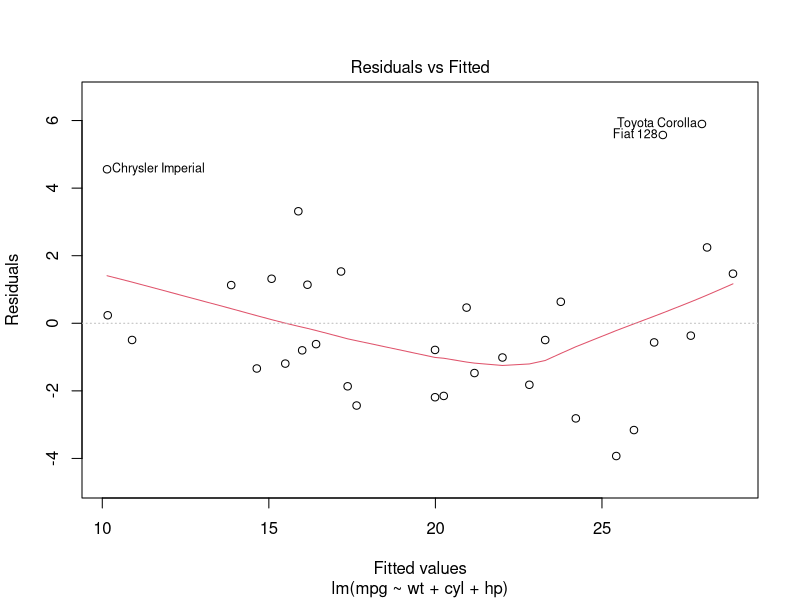
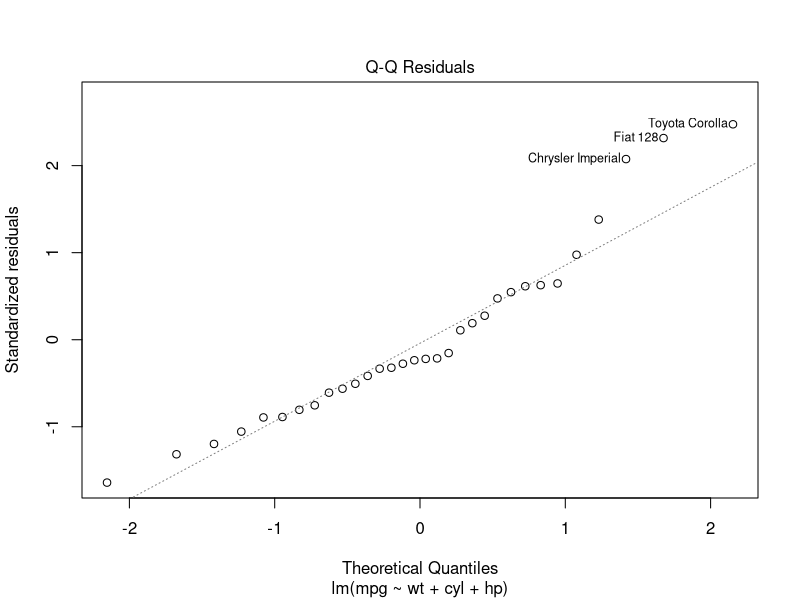
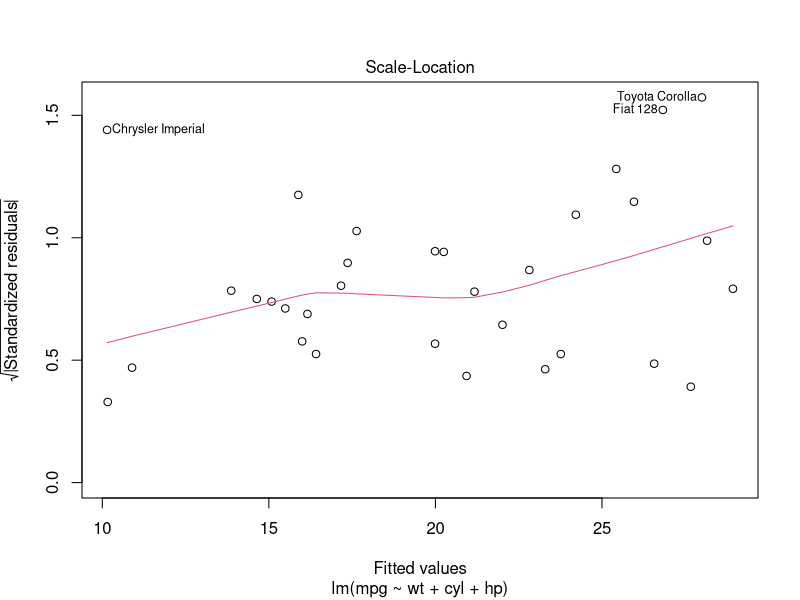
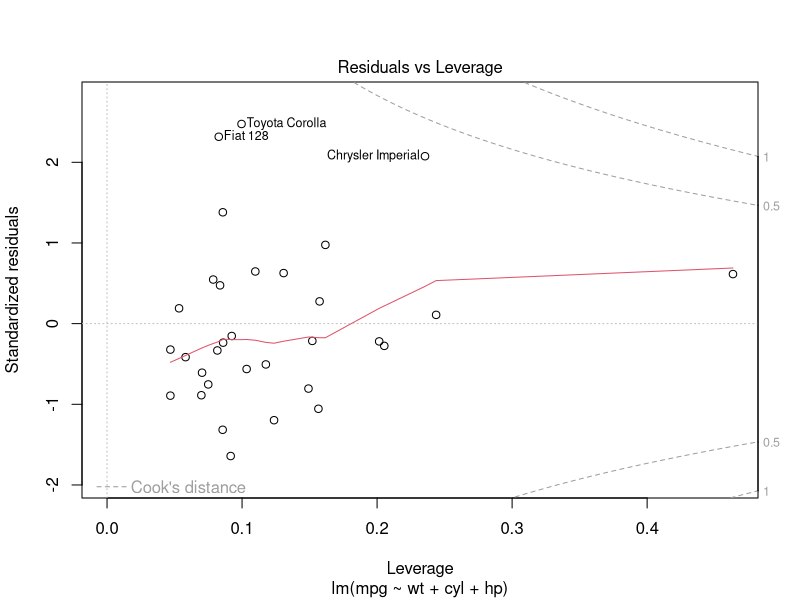
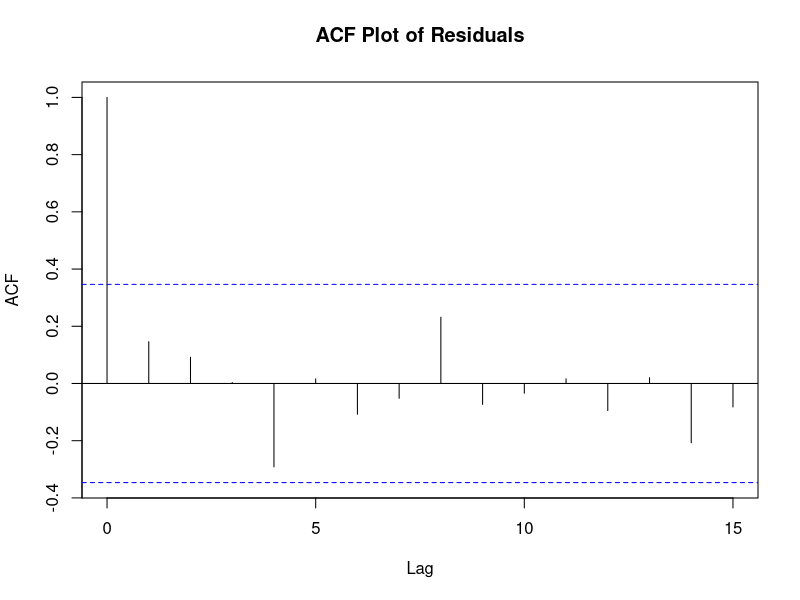

Recreate these plots in R, in order. (Note: this script raises an error after producing the figures.)
library(leaps)

Data<-mtcars
############################
## Check variables to see if there is categorical variables-are they dummy coded or do you need to force factor()?
############################
?mtcars
# In the information for the dataset we see [, 8]	vs	Engine (0 = V-shaped, 1 = straight) [, 9]	am	Transmission (0 = automatic, 1 = manual) are already dummy coded for us.


############################
##all possible regressions##
############################

##perform all possible regressions (nbest=1) nbest default = 1
allreg <- leaps::regsubsets(mpg ~., data=Data, nbest=1)
summary(allreg)

##perform all possible regressions (nbest=2)
allreg2 <- leaps::regsubsets(mpg ~., data=Data, nbest=2)
summary(allreg2)
# Shows first and second best models for a one predictor model, 2 predictor model, etc. Two lines of output for each.

##see what can be extracted
names(summary(allreg2))

##find model with best according to different criteria
which.max(summary(allreg2)$adjr2)
which.min(summary(allreg2)$cp)
which.min(summary(allreg2)$bic)

##find coefficients and predictors of model with best
##adj r2, cp, bic
coef(allreg2, which.max(summary(allreg2)$adjr2))
coef(allreg2, which.min(summary(allreg2)$cp))
coef(allreg2, which.min(summary(allreg2)$bic))

#########################################################
##Forward selection, backward elimination, stepwise reg##
#########################################################

##intercept only model
regnull <- lm(mpg~1, data=Data)
##model with all predictors
regfull <- lm(mpg~., data=Data)

##forward selection, backward elimination, and stepwise regression
step(regnull, scope=list(lower=regnull, upper=regfull), direction="forward")
step(regfull, scope=list(lower=regnull, upper=regfull), direction="backward")
step(regnull, scope=list(lower=regnull, upper=regfull), direction="both")
# It is coincidence that all three generate the same candidate model, this is not always the case.
#---------------------------------------------------------------------------------------------------
# We MUST check the regression assumptions for our candidate model(s)
regcand<-lm(mpg~wt+cyl+hp,data=Data)
#par(mfrow=c(2,2))
plot(regcand)
acf(regcand$residuals, main="ACF Plot of Residuals")
boxcox(regcand)
# Assumption 1: Do the errors have mean of 0 for each value of the predictor -No
# Assumption 2: Do the errors have constant variance for each value of the predictor -No
# Assumption 3: Are the errors independent (acf plot) - Yes
# Assumption 4: Are the errors normally distributed? -Mostly

# We want to address both assumption 1 & 2 so we transform y variable, we see our boxcox plot has 0, so let's do log(y)
ystar<-log(Data$mpg)
Data<-data.frame(Data,ystar)
  
# Rerun regsubsets() and step() to see what candidate models are suggested
# need to define intercept only and full models again based on ystar
Data2<-Data[,2:12]
regnull2 <- lm(ystar~1, data=Data2)
regfull2 <- lm(ystar~., data=Data2)

##forward selection, backward elimination, and stepwise regression
step(regnull2, scope=list(lower=regnull2, upper=regfull2), direction="forward")
step(regfull2, scope=list(lower=regnull2, upper=regfull2), direction="backward")
step(regnull2, scope=list(lower=regnull2, upper=regfull2), direction="both")
#forward result: ystar ~ wt + hp + cyl
#backward result: ystar ~ hp + wt + qsec + gear
#stepwise result: ystar ~ wt + hp + cyl

# Check regression assumptions for regression candidates
regcand2<-lm(ystar ~ wt + hp + cyl,data=Data2)
#par(mfrow=c(2,2))
plot(regcand2)
acf(regcand2$residuals, main="ACF Plot of Residuals")
boxcox(regcand2)
# Assumptions 1,2, 4 seem better
# Assumption 3 seems slightly worse, with one value outside CV, but no big deal
# Interestingly we may need a stronger transformation as boxcox still shows 0 in lambda CI


regcand3<-lm(ystar ~ hp + wt + qsec + gear,data=Data2)
#par(mfrow=c(2,2))
plot(regcand3)
acf(regcand3$residuals, main="ACF Plot of Residuals")
boxcox(regcand3)
# Assumption 1,2, 4 seem better, but aren't good enough
# Assumption 3 seems slightly worse, with one value outside CV, but no big deal
# Boxcox confirms we need another transformation on lambda
